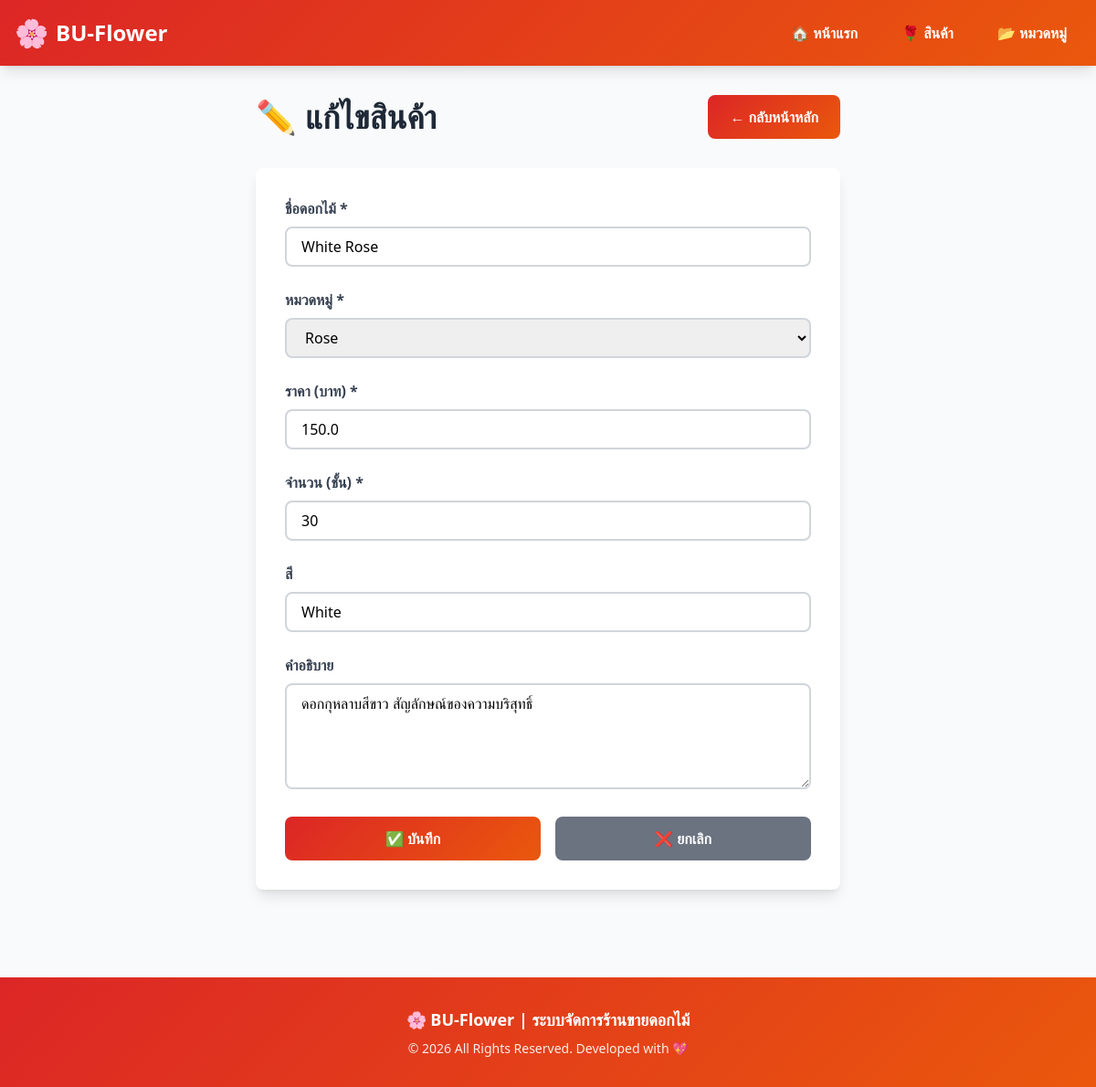
Page /flower/edit/2 on the committed database.
### tables this page shows
CREATE TABLE Flowers (
    flower_id INTEGER PRIMARY KEY AUTOINCREMENT,
    flower_name TEXT NOT NULL,
    category_id INTEGER NOT NULL,
    price REAL NOT NULL,
    quantity_in_stock INTEGER NOT NULL DEFAULT 0,
    description TEXT,
    color TEXT,
    created_at TIMESTAMP DEFAULT CURRENT_TIMESTAMP,
    FOREIGN KEY (category_id) REFERENCES Categories(category_id)
);

CREATE TABLE Categories (
    category_id INTEGER PRIMARY KEY AUTOINCREMENT,
    category_name TEXT NOT NULL UNIQUE,
    description TEXT,
    created_at TIMESTAMP DEFAULT CURRENT_TIMESTAMP
);

### app.py (the view, shortened to what this page needs)
@app.route('/flower/edit/<int:flower_id>', methods=['GET', 'POST'])
def edit_flower_page(flower_id):
    flower = get_flower_by_id(flower_id)
    categories = get_all_categories()
    message = None
    message_type = None
    if not flower:
        return redirect(url_for('index'))
    return render_template('index.html',
                         page='edit_flower',
                         flower=flower,
                         categories=categories,
                         message=message,
                         message_type=message_type)

### app.py (called while the page is built)
def get_db_connection():
    conn = sqlite3.connect(DATABASE_PATH)
    conn.row_factory = sqlite3.Row
    return conn

def get_all_categories():
    conn = get_db_connection()
    categories = conn.execute('SELECT * FROM Categories ORDER BY category_id').fetchall()
    conn.close()
    return categories

def get_flower_by_id(flower_id):
    conn = get_db_connection()
    flower = conn.execute(
        'SELECT * FROM Flowers WHERE flower_id = ?',
        (flower_id,)
    ).fetchone()
    conn.close()
    return flower

### templates/index.html (shortened to what this page needs)
<!DOCTYPE html>
<html lang="th">
<head>
    <script src="https://cdn.tailwindcss.com"></script>
</head>
<body class="bg-gray-50">
    <nav class="gradient-ro text-white shadow-lg sticky top-0 z-50">
        <div class="max-w-7xl mx-auto px-4 py-4">
            <div class="flex justify-between items-center">
                <div class="flex items-center space-x-2">
                    <span class="text-3xl">🌸</span>
                    <h1 class="text-2xl font-bold">BU-Flower</h1>
                </div>
                <div class="flex space-x-4">
                    <a href="/" class="hover:bg-red-700 px-4 py-2 rounded transition font-semibold">
                        🏠 หน้าแรก
                    </a>
                    <a href="/flowers" class="hover:bg-red-700 px-4 py-2 rounded transition font-semibold">
                        🌹 สินค้า
                    </a>
                    <a href="/categories" class="hover:bg-red-700 px-4 py-2 rounded transition font-semibold">
                        📂 หมวดหมู่
                    </a>
                </div>
            </div>
        </div>
    </nav>
    {% if page == 'home' %}
    <div class="max-w-7xl mx-auto px-4 py-8">
        <div class="gradient-ro-light rounded-xl p-8 mb-8">
            <h2 class="text-4xl font-bold text-red-900 mb-2">🌹 ยินดีต้อนรับสู่ BU-Flower</h2>
            <p class="text-gray-700 text-lg mb-6">ระบบจัดการร้านขายดอกไม้แบบมืออาชีพ</p>
            <div class="flex flex-wrap gap-4">
                <a href="/flower/add" class="gradient-ro text-white px-6 py-3 rounded-lg font-semibold btn-hover">
                    ➕ เพิ่มสินค้าใหม่
                </a>
                <a href="/category/add" class="bg-gradient-to-r from-orange-500 to-yellow-500 text-white px-6 py-3 rounded-lg font-semibold btn-hover">
                    ➕ เพิ่มหมวดหมู่
                </a>
            </div>
        </div>
        <div class="grid grid-cols-1 md:grid-cols-3 gap-4 mb-8">
            <div class="gradient-ro text-white rounded-lg p-6 text-center">
                <h3 class="text-4xl font-bold">{{ flowers|length }}</h3>
                <p class="text-lg mt-2">🌸 สินค้าทั้งหมด</p>
            </div>
            <div class="bg-gradient-to-r from-orange-500 to-yellow-500 text-white rounded-lg p-6 text-center">
                <h3 class="text-4xl font-bold">{{ categories|length }}</h3>
                <p class="text-lg mt-2">📂 หมวดหมู่</p>
            </div>
            <div class="bg-gradient-to-r from-pink-500 to-red-500 text-white rounded-lg p-6 text-center">
                <h3 class="text-4xl font-bold">{% set total = flowers|map(attribute='quantity_in_stock')|sum %}{{ total }}</h3>
                <p class="text-lg mt-2">📦 สต็อกทั้งหมด</p>
            </div>
        </div>
        <h3 class="text-3xl font-bold text-gray-800 mb-6 flex items-center">
            <span class="text-4xl mr-3">🌼</span>สินค้าของเรา
        </h3>
        {% if flowers %}
        <div class="grid grid-cols-1 sm:grid-cols-2 lg:grid-cols-4 gap-6">
            {% for flower in flowers %}
            <div class="gradient-ro-light rounded-xl overflow-hidden shadow-md card-hover cursor-pointer">
                <div class="gradient-ro text-white p-4">
                    <h4 class="text-xl font-bold truncate">{{ flower.flower_name }}</h4>
                    <p class="text-sm opacity-90">{{ flower.category_name }}</p>
                </div>
                <div class="p-4">
                    <div class="flex items-center mb-3">
                        <div class="w-8 h-8 rounded-full border-2 border-gray-300"
                             style="background-color: {{ flower.color if flower.color else '#gray' }};"></div>
                        <span class="ml-2 text-sm text-gray-600 font-semibold">{{ flower.color }}</span>
                    </div>
                    <div class="mb-3">
                        <p class="text-3xl font-bold text-red-600">{{ "%.2f"|format(flower.price) }} ฿</p>
                        <p class="text-sm text-gray-600">ราคาต่อชั้น</p>
                    </div>
                    <div class="mb-4 bg-orange-100 rounded px-3 py-2">
                        <p class="text-sm text-gray-600">📦 คงเหลือ: <span class="font-bold text-lg">{{ flower.quantity_in_stock }}</span> ชั้น</p>
                    </div>
                    <p class="text-sm text-gray-700 mb-4 line-clamp-2">{{ flower.description }}</p>
                    <div class="flex gap-2">
                        <a href="/flower/edit/{{ flower.flower_id }}" class="flex-1 gradient-ro text-white px-3 py-2 rounded text-center font-semibold btn-hover text-sm">
                            ✏️ แก้ไข
                        </a>
                        <a href="/flower/delete/{{ flower.flower_id }}" class="flex-1 bg-red-700 text-white px-3 py-2 rounded text-center font-semibold btn-hover text-sm" onclick="return confirm('คุณแน่ใจหรือว่า?')">
                            🗑️ ลบ
                        </a>
                    </div>
                </div>
            </div>
            {% endfor %}
        </div>
        {% else %}
        <div class="bg-yellow-100 border-l-4 border-yellow-500 text-yellow-700 p-4 rounded">
            <p class="text-lg font-semibold">⚠️ ยังไม่มีสินค้า กรุณา<a href="/flower/add" class="underline font-bold">เพิ่มสินค้าใหม่</a></p>
        </div>
        {% endif %}
    </div>
    <!-- ========================================
         🌹 VIEW FLOWERS PAGE
         ======================================== -->
    {% elif page == 'edit_flower' %}
    <div class="max-w-2xl mx-auto px-4 py-8">
        <div class="flex justify-between items-center mb-8">
            <h2 class="text-4xl font-bold text-gray-800">✏️ แก้ไขสินค้า</h2>
            <a href="/" class="gradient-ro text-white px-6 py-3 rounded-lg font-semibold btn-hover">
                ← กลับหน้าหลัก
            </a>
        </div>
        <form method="POST" class="bg-white rounded-lg shadow-lg p-8">
            <div class="mb-6">
                <label class="block text-gray-700 font-semibold mb-2">ชื่อดอกไม้ *</label>
                <input type="text" name="flower_name" required value="{{ flower.flower_name }}"
                       class="w-full border-2 border-gray-300 rounded-lg px-4 py-2 focus:border-red-500 focus:outline-none">
            </div>
            <div class="mb-6">
                <label class="block text-gray-700 font-semibold mb-2">หมวดหมู่ *</label>
                <select name="category_id" required
                        class="w-full border-2 border-gray-300 rounded-lg px-4 py-2 focus:border-red-500 focus:outline-none">
                    {% for category in categories %}
                    <option value="{{ category.category_id }}" {% if category.category_id == flower.category_id %}selected{% endif %}>
                        {{ category.category_name }}
                    </option>
                    {% endfor %}
                </select>
            </div>
            <div class="mb-6">
                <label class="block text-gray-700 font-semibold mb-2">ราคา (บาท) *</label>
                <input type="number" name="price" step="0.01" required value="{{ flower.price }}"
                       class="w-full border-2 border-gray-300 rounded-lg px-4 py-2 focus:border-red-500 focus:outline-none">
            </div>
            <div class="mb-6">
                <label class="block text-gray-700 font-semibold mb-2">จำนวน (ชั้น) *</label>
                <input type="number" name="quantity_in_stock" required value="{{ flower.quantity_in_stock }}"
                       class="w-full border-2 border-gray-300 rounded-lg px-4 py-2 focus:border-red-500 focus:outline-none">
            </div>
            <div class="mb-6">
                <label class="block text-gray-700 font-semibold mb-2">สี</label>
                <input type="text" name="color" value="{{ flower.color or '' }}"
                       class="w-full border-2 border-gray-300 rounded-lg px-4 py-2 focus:border-red-500 focus:outline-none">
            </div>
            <div class="mb-6">
                <label class="block text-gray-700 font-semibold mb-2">คำอธิบาย</label>
                <textarea name="description" rows="4"
                          class="w-full border-2 border-gray-300 rounded-lg px-4 py-2 focus:border-red-500 focus:outline-none">{{ flower.description or '' }}</textarea>
            </div>
            <div class="flex gap-4">
                <button type="submit" class="gradient-ro text-white px-8 py-3 rounded-lg font-semibold btn-hover flex-1">
                    ✅ บันทึก
                </button>
                <a href="/" class="bg-gray-500 text-white px-8 py-3 rounded-lg font-semibold btn-hover flex-1 text-center">
                    ❌ ยกเลิก
                </a>
            </div>
        </form>
    </div>
    {% endif %}
    <footer class="gradient-ro text-white mt-16 py-8">
        <div class="max-w-7xl mx-auto px-4 text-center">
            <p class="text-lg font-semibold mb-2">🌸 BU-Flower | ระบบจัดการร้านขายดอกไม้</p>
            <p class="text-sm opacity-90">© 2026 All Rights Reserved. Developed with 💖</p>
        </div>
    </footer>
</body>
</html>

### templates/index.html (style rules this page uses)
.gradient-ro { background: linear-gradient(135deg, #dc2626 0%, #ea580c 100%); }
* { transition: all 0.3s ease; }

### rows in the picture
Flowers: flower_name "White Rose", category_id "Rose", price "150.0", quantity_in_stock "30", color "White", description "ดอกกุหลาบสีขาว สัญลักษณ์ของความบริสุทธิ์"
